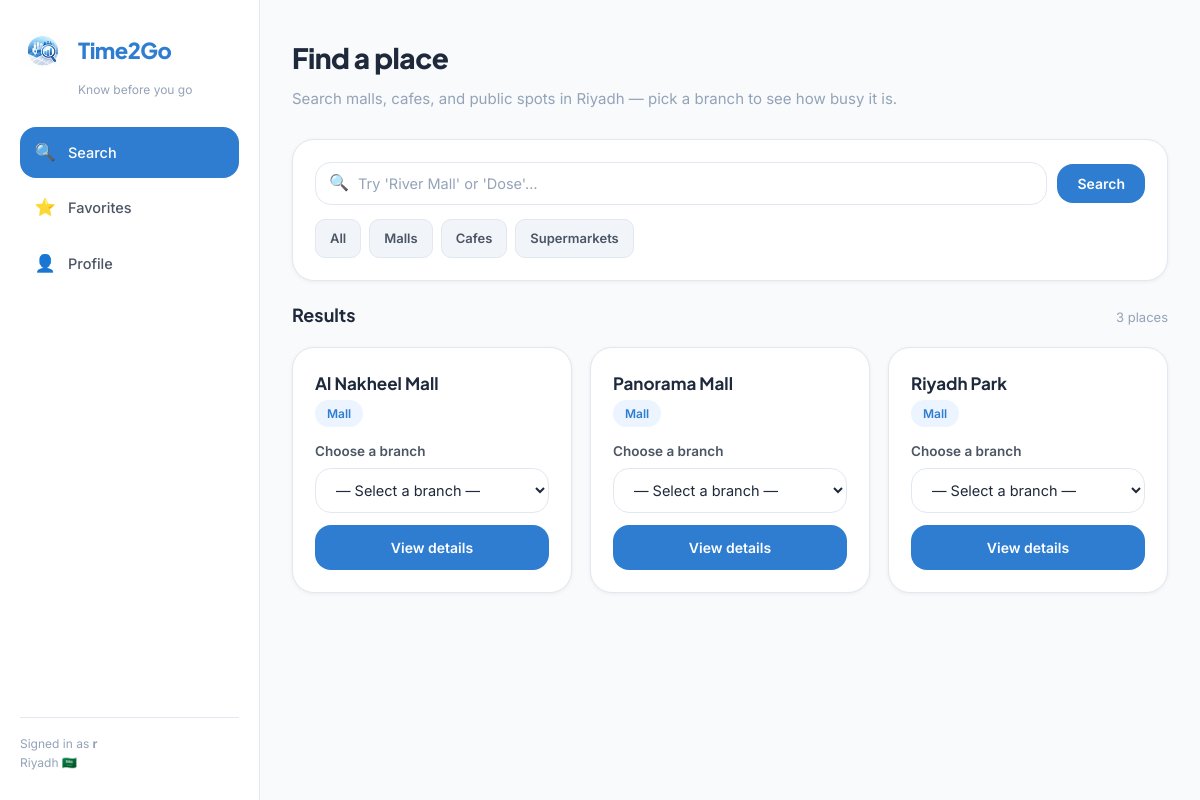
/index.php?cat=Mall (signed in), run on the app's committed database.
### tables this page shows
CREATE TABLE `Location` (
  `location_id` int NOT NULL,
  `name` varchar(150) NOT NULL,
  `category` enum('Mall','Cafe','Supermarket') NOT NULL
);

### index.php (the view, shortened to what this page needs)
<?php
require_once 'db.php';
$userName = $_SESSION['name'];
$q   = trim($_GET['q'] ?? '');
$cat = $_GET['cat'] ?? 'all';
$sql = "SELECT location_id, name, category FROM Location WHERE 1=1 ";
$params = [];
$types  = "";
if ($cat !== 'all') {
    $sql .= " AND category = ? ";
    $params[] = $cat;
    $types .= "s";
}
$sql .= " ORDER BY name";
$stmt = $conn->prepare($sql);
if ($types !== '') {
    $stmt->bind_param($types, ...$params);
}
$stmt->execute();
$result = $stmt->get_result();
$locations = [];
while ($row = $result->fetch_assoc()) {
    $locations[] = $row;
}
?>
<!DOCTYPE html>
<html lang="en">
<head>
  <link rel="stylesheet" href="styles.css" />
</head>
<body>
  <div class="app-layout">
    <aside class="sidebar">
      <a class="logo-wrap" href="index.php">
        <img src="logoF.png" alt="Time2Go" />
        <span class="logo-text">Time2Go</span>
      </a>
      <div class="logo-tagline">Know before you go</div>
      <nav>
        <a class="nav-link active" href="index.php"><span class="nav-icon">🔍</span> Search</a>
        <a class="nav-link" href="favorites.php"><span class="nav-icon">⭐</span> Favorites</a>
        <a class="nav-link" href="profile.php"><span class="nav-icon">👤</span> Profile</a>
      </nav>
      <div class="sidebar-footer">
        Signed in as <strong><?= htmlspecialchars($userName) ?></strong><br>
        Riyadh 🇸🇦
      </div>
    </aside>
    <main class="main-content">
      <div class="page-header">
        <h1>Find a place</h1>
        <p>Search malls, cafes, and public spots in Riyadh — pick a branch to see how busy it is.</p>
      </div>
      <form method="GET" action="index.php">
        <div class="card">
          <div class="search-bar">
            <div class="search-wrap">
              <span class="search-icon">🔍</span>
              <input
                class="form-input"
                type="text"
                name="q"
                value="<?= htmlspecialchars($q) ?>"
                placeholder="Try 'River Mall' or 'Dose'…"
                autocomplete="off"
              />
            </div>
            <button class="btn btn-primary" type="submit">Search</button>
          </div>
          <div style="margin-top: 14px; display: flex; gap: 8px; flex-wrap: wrap;">
            <a href="?q=<?= urlencode($q) ?>&cat=all" class="btn btn-ghost btn-sm <?= $cat==='all' ? 'filter-chip active' : 'filter-chip' ?>">All</a>
            <a href="?q=<?= urlencode($q) ?>&cat=Mall" class="btn btn-ghost btn-sm <?= $cat==='Mall' ? 'filter-chip active' : 'filter-chip' ?>">Malls</a>
            <a href="?q=<?= urlencode($q) ?>&cat=Cafe" class="btn btn-ghost btn-sm <?= $cat==='Cafe' ? 'filter-chip active' : 'filter-chip' ?>">Cafes</a>
            <a href="?q=<?= urlencode($q) ?>&cat=Supermarket" class="btn btn-ghost btn-sm <?= $cat==='Supermarket' ? 'filter-chip active' : 'filter-chip' ?>">Supermarkets</a>
          </div>
        </div>
      </form>
      <div style="display: flex; justify-content: space-between; align-items: center; margin-bottom: 14px;">
        <span class="section-title">Results</span>
        <span style="font-size: 13px; color: var(--gray-400);">
          <?= count($locations) ?> <?= count($locations) === 1 ? 'place' : 'places' ?>
        </span>
      </div>
      <?php if (count($locations) === 0): ?>
        <div class="card empty-state">
          <div class="empty-icon">🔍</div>
          <p>No places found. Try a different search.</p>
        </div>
      <?php else: ?>
        <div class="results-grid">
          <?php foreach ($locations as $loc): ?>
            <div class="card location-card">
              <div class="card-top">
                <div>
                  <h3><?= htmlspecialchars($loc['name']) ?></h3>
                  <span class="chip"><?= htmlspecialchars($loc['category']) ?></span>
                </div>
              </div>
              <form method="GET" action="details.php" style="margin-top: 14px;">
                <div class="form-group" style="margin-bottom: 12px;">
                  <label>Choose a branch</label>
                  <select name="branch_id" class="form-input" required>
                    <option value="">— Select a branch —</option>
                  </select>
                </div>
                <button type="submit" class="btn btn-primary btn-full">View details</button>
              </form>
            </div>
          <?php endforeach; ?>
        </div>
      <?php endif; ?>
    </main>
  </div>
</body>
</html>

### data on the page
location: name "Al Nakheel Mall", category "Mall"
location: name "Panorama Mall", category "Mall"
location: name "Riyadh Park", category "Mall"

### other printed values
$userName "r"
count($locations) "3"
